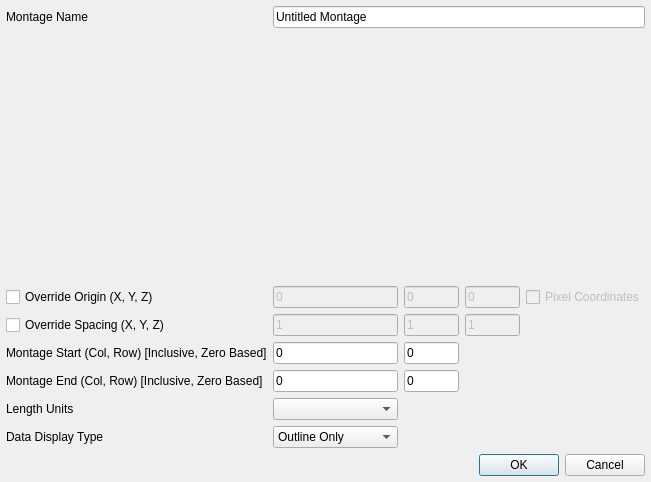
<?xml version="1.0" encoding="UTF-8"?>
<ui version="4.0">
 <class>ImportFijiMontageDialog</class>
 <widget class="QDialog" name="ImportFijiMontageDialog">
  <property name="geometry">
   <rect>
    <x>0</x>
    <y>0</y>
    <width>651</width>
    <height>482</height>
   </rect>
  </property>
  <property name="windowTitle">
   <string>Import Fiji Montage</string>
  </property>
  <layout class="QGridLayout" name="gridLayout">
   <property name="leftMargin">
    <number>6</number>
   </property>
   <property name="topMargin">
    <number>6</number>
   </property>
   <property name="rightMargin">
    <number>6</number>
   </property>
   <property name="bottomMargin">
    <number>6</number>
   </property>
   <item row="8" column="1">
    <widget class="QComboBox" name="dataDisplayTypeCB">
     <item>
      <property name="text">
       <string>Outline Only</string>
      </property>
     </item>
     <item>
      <property name="text">
       <string>Individual Tiles</string>
      </property>
     </item>
     <item>
      <property name="text">
       <string>Stitched Montage</string>
      </property>
     </item>
    </widget>
   </item>
   <item row="4" column="0">
    <widget class="QLabel" name="label_2">
     <property name="text">
      <string>Montage Start (Col, Row) [Inclusive, Zero Based]</string>
     </property>
    </widget>
   </item>
   <item row="3" column="2">
    <widget class="QLineEdit" name="spacingY">
     <property name="enabled">
      <bool>false</bool>
     </property>
     <property name="text">
      <string>1</string>
     </property>
    </widget>
   </item>
   <item row="1" column="0" colspan="5">
    <widget class="FijiListWidget" name="fijiListWidget" native="true">
     <property name="sizePolicy">
      <sizepolicy hsizetype="Preferred" vsizetype="Preferred">
       <horstretch>4</horstretch>
       <verstretch>0</verstretch>
      </sizepolicy>
     </property>
    </widget>
   </item>
   <item row="2" column="3">
    <widget class="QLineEdit" name="originZ">
     <property name="enabled">
      <bool>false</bool>
     </property>
     <property name="text">
      <string>0</string>
     </property>
    </widget>
   </item>
   <item row="8" column="0">
    <widget class="QLabel" name="label_7">
     <property name="text">
      <string>Data Display Type</string>
     </property>
    </widget>
   </item>
   <item row="7" column="0">
    <widget class="QLabel" name="label">
     <property name="text">
      <string>Length Units</string>
     </property>
    </widget>
   </item>
   <item row="0" column="0">
    <widget class="QLabel" name="label_17">
     <property name="text">
      <string>Montage Name</string>
     </property>
    </widget>
   </item>
   <item row="3" column="1">
    <widget class="QLineEdit" name="spacingX">
     <property name="enabled">
      <bool>false</bool>
     </property>
     <property name="text">
      <string>1</string>
     </property>
    </widget>
   </item>
   <item row="2" column="1">
    <widget class="QLineEdit" name="originX">
     <property name="enabled">
      <bool>false</bool>
     </property>
     <property name="text">
      <string>0</string>
     </property>
    </widget>
   </item>
   <item row="3" column="0">
    <widget class="QCheckBox" name="changeSpacingCB">
     <property name="text">
      <string>Override Spacing (X, Y, Z)</string>
     </property>
    </widget>
   </item>
   <item row="7" column="1">
    <widget class="QComboBox" name="unitsCB"/>
   </item>
   <item row="0" column="1" colspan="4">
    <widget class="QLineEdit" name="montageNameLE">
     <property name="text">
      <string>Untitled Montage</string>
     </property>
    </widget>
   </item>
   <item row="9" column="0" colspan="5">
    <widget class="QDialogButtonBox" name="buttonBox">
     <property name="orientation">
      <enum>Qt::Horizontal</enum>
     </property>
     <property name="standardButtons">
      <set>QDialogButtonBox::Cancel|QDialogButtonBox::Ok</set>
     </property>
    </widget>
   </item>
   <item row="2" column="2">
    <widget class="QLineEdit" name="originY">
     <property name="enabled">
      <bool>false</bool>
     </property>
     <property name="text">
      <string>0</string>
     </property>
    </widget>
   </item>
   <item row="6" column="0">
    <widget class="QLabel" name="label_3">
     <property name="text">
      <string>Montage End (Col, Row) [Inclusive, Zero Based]</string>
     </property>
    </widget>
   </item>
   <item row="3" column="3">
    <widget class="QLineEdit" name="spacingZ">
     <property name="enabled">
      <bool>false</bool>
     </property>
     <property name="text">
      <string>1</string>
     </property>
    </widget>
   </item>
   <item row="2" column="0">
    <widget class="QCheckBox" name="changeOriginCB">
     <property name="text">
      <string>Override Origin (X, Y, Z)</string>
     </property>
    </widget>
   </item>
   <item row="2" column="4">
    <widget class="QCheckBox" name="pixelCoordsCB">
     <property name="enabled">
      <bool>false</bool>
     </property>
     <property name="text">
      <string>Pixel Coordinates</string>
     </property>
    </widget>
   </item>
   <item row="6" column="2">
    <widget class="QLineEdit" name="montageEndY">
     <property name="inputMask">
      <string/>
     </property>
     <property name="text">
      <string>0</string>
     </property>
    </widget>
   </item>
   <item row="4" column="2">
    <widget class="QLineEdit" name="montageStartY">
     <property name="text">
      <string>0</string>
     </property>
    </widget>
   </item>
   <item row="6" column="1">
    <widget class="QLineEdit" name="montageEndX">
     <property name="text">
      <string>0</string>
     </property>
    </widget>
   </item>
   <item row="4" column="1">
    <widget class="QLineEdit" name="montageStartX">
     <property name="text">
      <string>0</string>
     </property>
    </widget>
   </item>
  </layout>
 </widget>
 <customwidgets>
  <customwidget>
   <class>FijiListWidget</class>
   <extends>QWidget</extends>
   <header>FijiListWidget.h</header>
   <container>1</container>
  </customwidget>
 </customwidgets>
 <resources/>
 <connections>
  <connection>
   <sender>buttonBox</sender>
   <signal>accepted()</signal>
   <receiver>ImportFijiMontageDialog</receiver>
   <slot>accept()</slot>
   <hints>
    <hint type="sourcelabel">
     <x>248</x>
     <y>254</y>
    </hint>
    <hint type="destinationlabel">
     <x>157</x>
     <y>274</y>
    </hint>
   </hints>
  </connection>
  <connection>
   <sender>buttonBox</sender>
   <signal>rejected()</signal>
   <receiver>ImportFijiMontageDialog</receiver>
   <slot>reject()</slot>
   <hints>
    <hint type="sourcelabel">
     <x>316</x>
     <y>260</y>
    </hint>
    <hint type="destinationlabel">
     <x>286</x>
     <y>274</y>
    </hint>
   </hints>
  </connection>
 </connections>
</ui>
